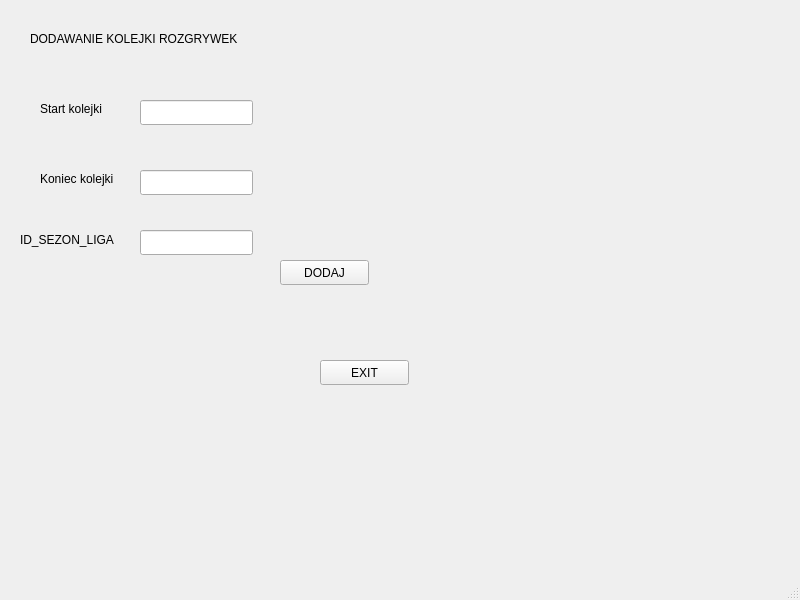
<?xml version="1.0" encoding="UTF-8"?>
<ui version="4.0">
 <class>MainWindow</class>
 <widget class="QMainWindow" name="MainWindow">
  <property name="geometry">
   <rect>
    <x>0</x>
    <y>0</y>
    <width>800</width>
    <height>600</height>
   </rect>
  </property>
  <property name="windowTitle">
   <string>MainWindow</string>
  </property>
  <widget class="QWidget" name="centralwidget">
   <widget class="QLabel" name="label">
    <property name="geometry">
     <rect>
      <x>30</x>
      <y>30</y>
      <width>251</width>
      <height>17</height>
     </rect>
    </property>
    <property name="text">
     <string>DODAWANIE KOLEJKI ROZGRYWEK</string>
    </property>
   </widget>
   <widget class="QLabel" name="label_2">
    <property name="geometry">
     <rect>
      <x>40</x>
      <y>100</y>
      <width>91</width>
      <height>17</height>
     </rect>
    </property>
    <property name="text">
     <string>Start kolejki</string>
    </property>
   </widget>
   <widget class="QLabel" name="label_3">
    <property name="geometry">
     <rect>
      <x>40</x>
      <y>170</y>
      <width>101</width>
      <height>17</height>
     </rect>
    </property>
    <property name="text">
     <string>Koniec kolejki</string>
    </property>
   </widget>
   <widget class="QLineEdit" name="lineEdit">
    <property name="geometry">
     <rect>
      <x>140</x>
      <y>100</y>
      <width>113</width>
      <height>25</height>
     </rect>
    </property>
   </widget>
   <widget class="QLineEdit" name="lineEdit_2">
    <property name="geometry">
     <rect>
      <x>140</x>
      <y>170</y>
      <width>113</width>
      <height>25</height>
     </rect>
    </property>
   </widget>
   <widget class="QPushButton" name="pushButton">
    <property name="geometry">
     <rect>
      <x>280</x>
      <y>260</y>
      <width>89</width>
      <height>25</height>
     </rect>
    </property>
    <property name="text">
     <string>DODAJ</string>
    </property>
   </widget>
   <widget class="QLabel" name="label_4">
    <property name="geometry">
     <rect>
      <x>20</x>
      <y>230</y>
      <width>111</width>
      <height>20</height>
     </rect>
    </property>
    <property name="text">
     <string>ID_SEZON_LIGA</string>
    </property>
   </widget>
   <widget class="QLineEdit" name="lineEdit_3">
    <property name="geometry">
     <rect>
      <x>140</x>
      <y>230</y>
      <width>113</width>
      <height>25</height>
     </rect>
    </property>
   </widget>
   <widget class="QPushButton" name="pushButton_2">
    <property name="geometry">
     <rect>
      <x>320</x>
      <y>360</y>
      <width>89</width>
      <height>25</height>
     </rect>
    </property>
    <property name="text">
     <string>EXIT</string>
    </property>
   </widget>
  </widget>
  <widget class="QMenuBar" name="menubar">
   <property name="geometry">
    <rect>
     <x>0</x>
     <y>0</y>
     <width>800</width>
     <height>22</height>
    </rect>
   </property>
  </widget>
  <widget class="QStatusBar" name="statusbar"/>
 </widget>
 <resources/>
 <connections/>
</ui>
